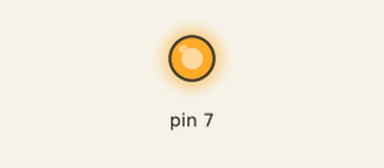
Simulated run of this program. Board: Raspberry Pi (header pin numbers). Shown: output pins drawn as LEDs (lit = HIGH). At 0.0 s the program stops and its outputs stay as they are.

Above: at 0.1 s.
Timing chart, 0 to 1.5 s (numbered marks = the images above):
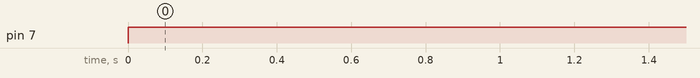

Measured:
- by itself, pin 7: LOW → HIGH at 0.00 s

The program:

acende.py
```python
#-*- coding: utf-8 -*-
import RPi.GPIO as GPIO
import time

#configurando como BOARD, Pinos Físicos
GPIO.setmode(GPIO.BOARD)

#Configurando a direção do Pino
GPIO.setup(7, GPIO.OUT) #usei 7 pois meu setmode é board, se estivesse usando BCM seria 4
#Ligando o led
GPIO.output(7, GPIO.HIGH)
```
